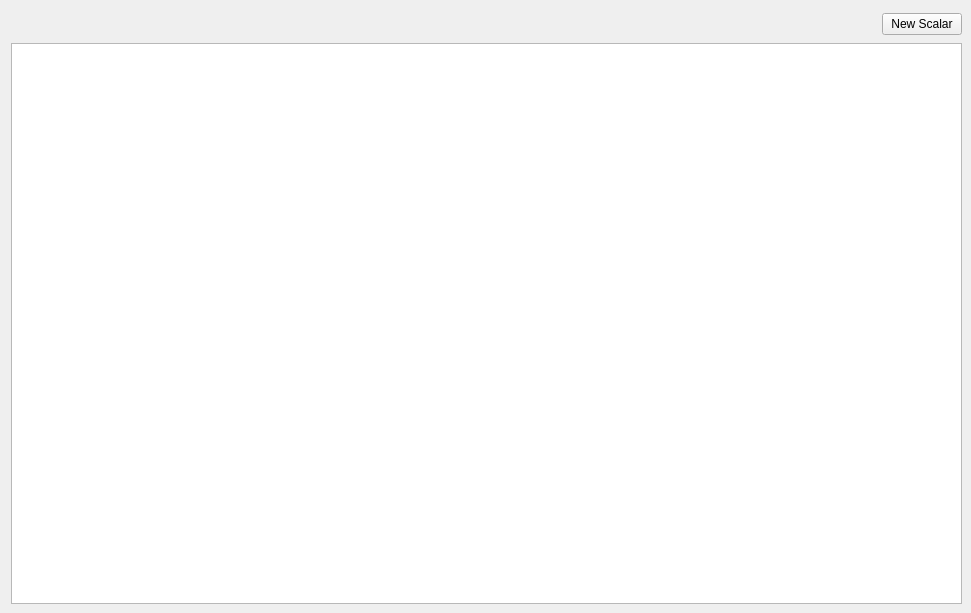
      <widget class="QWidget" name="tab_scalars">
       <attribute name="title">
        <string>Scalars</string>
       </attribute>
       <widget class="ScalarsView" name="tableview_scalars">
        <property name="geometry">
         <rect>
          <x>11</x>
          <y>43</y>
          <width>951</width>
          <height>561</height>
         </rect>
        </property>
        <property name="sizeAdjustPolicy">
         <enum>QAbstractScrollArea::AdjustIgnored</enum>
        </property>
        <property name="sortingEnabled">
         <bool>true</bool>
        </property>
        <attribute name="horizontalHeaderStretchLastSection">
         <bool>true</bool>
        </attribute>
        <attribute name="verticalHeaderVisible">
         <bool>false</bool>
        </attribute>
        <attribute name="verticalHeaderStretchLastSection">
         <bool>true</bool>
        </attribute>
       </widget>
       <widget class="QWidget" name="layoutWidget_4">
        <property name="geometry">
         <rect>
          <x>11</x>
          <y>11</y>
          <width>951</width>
          <height>26</height>
         </rect>
        </property>
        <layout class="QHBoxLayout" name="horizontalLayout_6">
         <item>
          <spacer name="horizontalSpacer_6">
           <property name="orientation">
            <enum>Qt::Horizontal</enum>
           </property>
           <property name="sizeHint" stdset="0">
            <size>
             <width>828</width>
             <height>20</height>
            </size>
           </property>
          </spacer>
         </item>
         <item>
          <widget class="QPushButton" name="addScalarButton">
           <property name="sizePolicy">
            <sizepolicy hsizetype="Fixed" vsizetype="Fixed">
             <horstretch>0</horstretch>
             <verstretch>0</verstretch>
            </sizepolicy>
           </property>
           <property name="text">
            <string> New Scalar </string>
           </property>
          </widget>
         </item>
        </layout>
       </widget>
      </widget>
